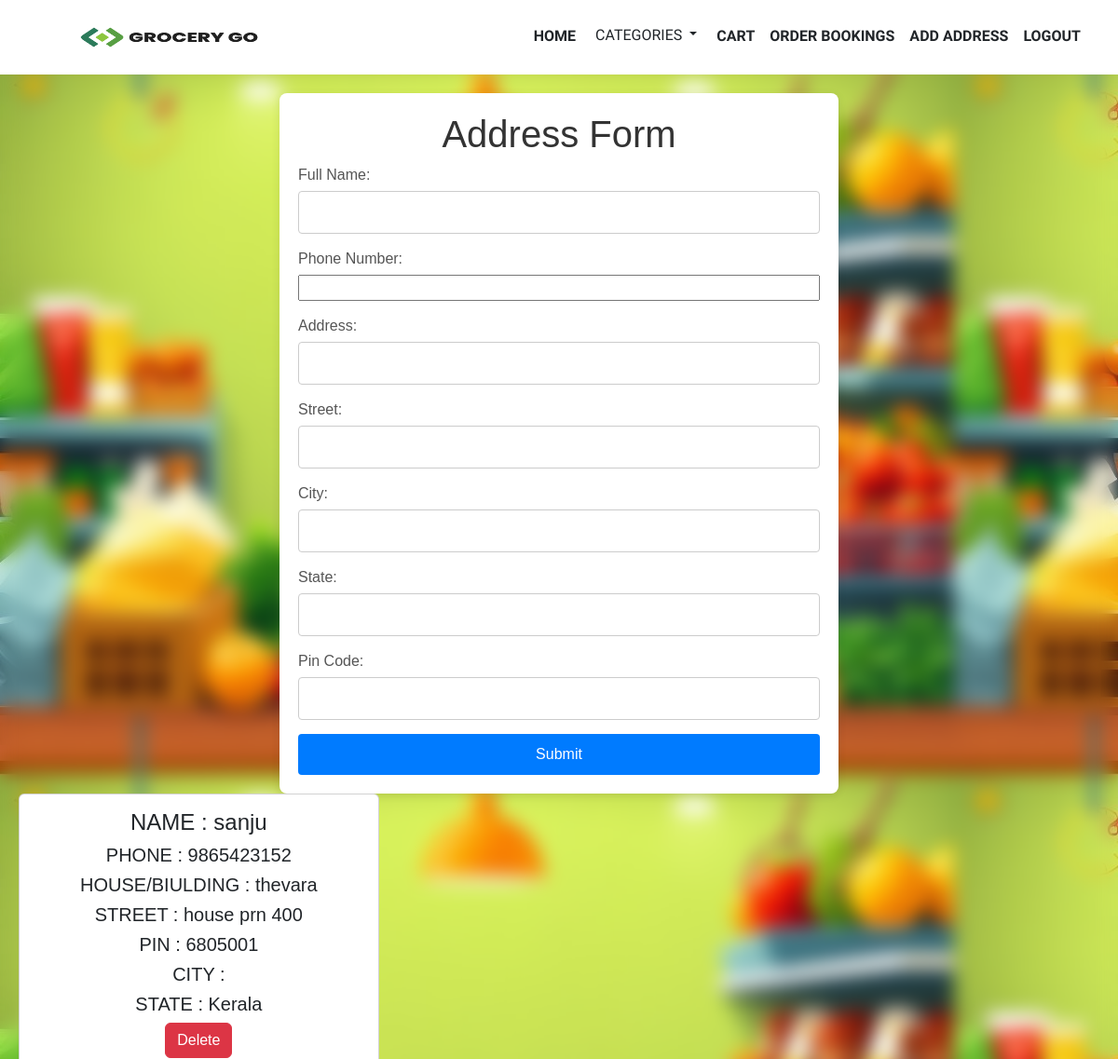
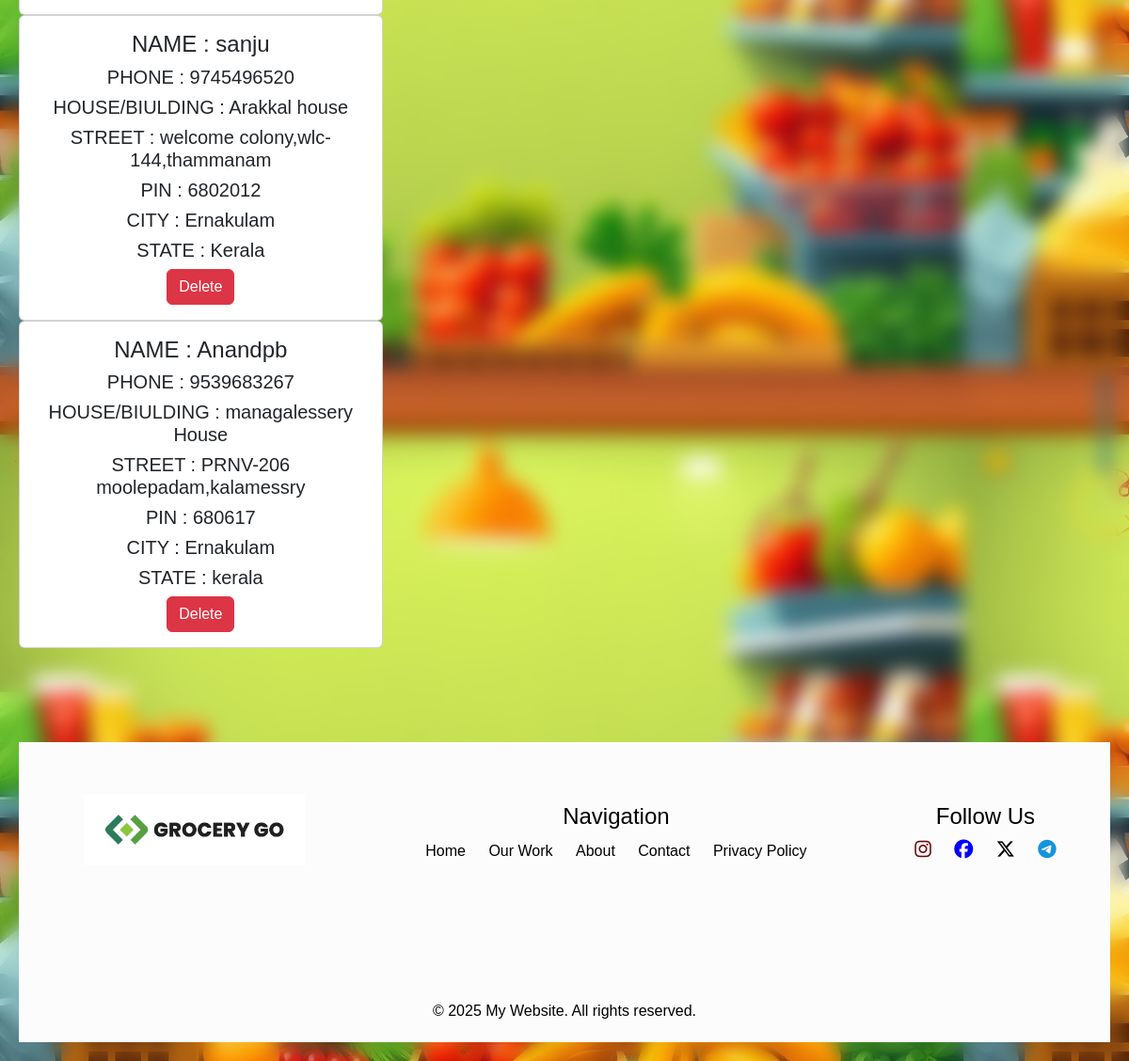
Screenshot of /address (signed in) with the database file from the repository (2 pictures, top to bottom).
### app/models.py (models this page shows)
class Address(models.Model):
    user = models.ForeignKey(User, on_delete=models.CASCADE)
    name=models.TextField()
    address=models.TextField()
    street=models.TextField()
    city=models.TextField()
    state=models.TextField()
    pincode=models.IntegerField()
    phone=models.IntegerField()

### app/views.py (the view)
# urls.py: path('address',views.address),
def address(req):
    if 'user' in req.session:
        user=User.objects.get(username=req.session['user'])
        data=Address.objects.filter(user=user)
        if req.method=='POST':
            user=User.objects.get(username=req.session['user'])
            name=req.POST['name']
            phn=req.POST['phone']
            house=req.POST['address']
            street=req.POST['street']
            city=req.POST['city']
            pin=req.POST['pin']
            state=req.POST['state']
            data=Address.objects.create(user=user,name=name,phone=phn,address=house,city=city,street=street,pincode=pin,state=state)
            data.save()
            return redirect(address)
        else:
            return render(req,"user/address.html",{'data':data})
    else:
        return redirect(gro_login)

### templates/user/address.html (shortened to what this page needs)
<!DOCTYPE html>
<html lang="en">
<head>
    {% load static %}
    <link href="https://cdn.jsdelivr.net/npm/bootstrap@5.3.3/dist/css/bootstrap.min.css" rel="stylesheet">
    <link rel="stylesheet" href="{% static 'css/address.css' %}">
    <link rel="stylesheet" href="https://cdnjs.cloudflare.com/ajax/libs/font-awesome/6.7.2/css/all.min.css" />
</head>
<body style="background-image: url(../static/img/grogo.jpeg); backdrop-filter: blur(10px);">
    <nav class=" fixed-top navbar navbar-expand-sm bg-white navbar-white ">
        <div class="container-fluid">
          <a class="navbar-brand"><img src="{% static 'img/logo-png.png' %}" alt="" width="300px" height="50px"></a>
          <div class="collapse navbar-collapse justify-content-end " id="collapsibleNavbar">
            <ul class="navbar-nav">
              <li class="nav-item">
                <a class="nav-link  active text-dark" href="user_home">Home</a>
              </li>
              <li>
                <div class="dropdown">
                    <button type="button" style="text-transform: uppercase;" class="btn btn-white text-dark btt-1 dropdown-toggle" data-bs-toggle="dropdown">
                        Categories
                    </button>
                </div>
            </li>
              <li class="nav-item ">
                <a class="nav-link text-dark " href="cart">Cart</a>
              </li>
              <li class="nav-item  ">
                <a class="nav-link text-dark" href="user_book">Order Bookings</a>
              </li>
              <li class="nav-item  ">
                <a class="nav-link active text-dark" href="Address">Add Address</a>
              </li>
              <li class="nav-item  ">
                <a class="nav-link text-dark" href="logout">Logout</a>
              </li>
            </ul>
          </div>
        </div>
      </nav>
      <div class="container">
        <h1>Address Form</h1>
        <form id="addressForm" action="" method="post" enctype="multipart/form-data">
            <div class="form-group">
                <label for="name">Full Name:</label>
                <input type="text" id="name" name="name" >
            </div>
            <div class="form-group">
                <label for="phone">Phone Number:</label>
                <input type="tel" id="phone" name="phone" style="width: 100%;">
            </div>
            <div class="form-group">
                <label for="address">Address:</label>
                <input type="text" id="address" name="address" >
            </div>
            <div class="form-group">
                <label for="street">Street:</label>
                <input type="text" id="street" name="street">
            </div>
            <div class="form-group">
                <label for="city">City:</label>
                <input type="text" id="city" name="city" >
            </div>
            <div class="form-group">
                <label for="state">State:</label>
                <input type="text" id="state" name="state" >
            </div>
            <div class="form-group">
                <label for="pin">Pin Code:</label>
                <input type="text" id="pin" name="pin" >
            </div>
            <button type="submit">Submit</button>
        </form>
    </div>
    <div class="col-lg-4" style="text-align: center;">
        {% for i in data %}
        <div class="card">
          <div class="card-body">
              <h4 class="card-title"> NAME : {{i.name}}</h4>
              <h5 class="card-text">PHONE : {{i.phone}}</h5>
              <h5 class="card-text"> HOUSE/BIULDING : {{i.address}}</h5>
              <h5 class="card-text">STREET : {{i.street}}</h5>
              <h5 class="card-text">PIN : {{i.pincode}}</h5>
              <h5 class="card-text">CITY : {{i.city}}</h5>
              <h5 class="card-text">STATE : {{i.state}}</h5>
              <a href="delete_address/{{i.pk}}" class="btn btn-danger">Delete</a>
          </div>
        </div>
        {% endfor %}
      </div>
      <footer class="footer">
        <div class="footer-container">
          <div class="footer-logo">
            <img src="{% static 'img/logo-png.png' %}" alt="">
          </div>
          <div class="footer-links">
              <h4>Navigation</h4>
              <ul>
                  <li><a href="#">Home</a></li>
                  <li><a href="#">Our Work</a></li>
                  <li><a href="#">About</a></li>
                  <li><a href="#">Contact</a></li>
                  <li><a href="#">Privacy Policy</a></li>
              </ul>
          </div>
          <div class="footer-social">
              <h4>Follow Us</h4>
              <ul>
                  <li><i class="fa-brands fa-instagram" style="color: rgb(107, 7, 7); font-size: 20px; "></i></li>
                  <li><i class="fa-brands fa-facebook" style="color: blue; font-size: 20px;"></i></li>
                  <li><i class="fa-brands fa-x-twitter" style="font-size: 20px;"></i></li>
                  <li><i class="fa-brands fa-telegram" style="color: rgb(19, 148, 223); font-size: 20px;"></i></li>
              </ul>
          </div>
      </div>
      <p>© 2025 My Website. All rights reserved.</p>
    </footer>
</body>
</html>

### static/css/address.css (style rules this page uses)
* { margin: 0; padding: 0; box-sizing: border-box; }
body { font-family: Arial, sans-serif; padding-top: 100px; }
.navbar { display: flex; justify-content: space-between; align-items: center; background-color: #ffffff; padding: 10px 20px; }
.footer { margin-top: 100px; }
.navbar-nav .nav-link { text-transform: uppercase; }
.navbar-nav { font-family: "Lexend Giga", serif; font-optical-sizing: auto; font-weight:600; font-style: normal; }
.navbar-nav a::after { content: ''; display: block; width: 100%; height: 3px; background: rgb(0, 0, 0); position: relative; left: 0; bottom: -5px; transform: scaleX(0); transition: transform 0.3s ease; }
body { font-family: Arial, sans-serif; background-color: #f4f4f4; margin: 0; padding: 20px; }
.container { max-width: 600px; margin: auto; background: white; padding: 20px; border-radius: 8px; box-shadow: 0 2px 10px rgba(0, 0, 0, 0.1); margin-top: 10vh; }
h1 { text-align: center; color: #333; }
.form-group { margin-bottom: 15px; }
label { display: block; margin-bottom: 5px; color: #555; }
input[type="text"] { width: 100%; padding: 10px; border: 1px solid #ccc; border-radius: 4px; }
button { width: 100%; padding: 10px; background-color: #007bff; color: white; border: none; border-radius: 4px; cursor: pointer; font-size: 16px; }
.footer { background-color: #fdfcfc; color: rgb(0, 0, 0); text-align: center; padding: 5px 0; }
.footer-container { padding-top: 50px; display: flex; justify-content: space-around; align-items: flex-start; flex-wrap: wrap; max-width: 1200px; margin: 0 auto; margin-bottom: 15vh; }
.footer-logo img { max-width: 300px; justify-content: start; }
.footer-links, .footer-social { margin: 10px; }
.footer-links h4, .footer-social h4 { margin-bottom: 10px; }
.footer ul li { display: inline; padding: 10px; }
.footer-links ul, .footer-social ul { list-style: none; padding: 0; }
.footer-links li, .footer-social li { margin: 5px 0; }
.footer-links a, .footer-social a { color: rgb(0, 0, 0); text-decoration: none; }

### rows the page displays
Address: name "sanju", phone "9865423152", address "thevara", street "house prn 400", pincode "6805001", state "Kerala"
Address: name "sanju", phone "9745496520", address "Arakkal house", street "welcome colony,wlc-144,thammanam", pincode "6802012", city "Ernakulam", state "Kerala"
Address: name "Anandpb", phone "9539683267", address "managalessery House", street "PRNV-206 moolepadam,kalamessry", pincode "680617", city "Ernakulam", state "kerala"
